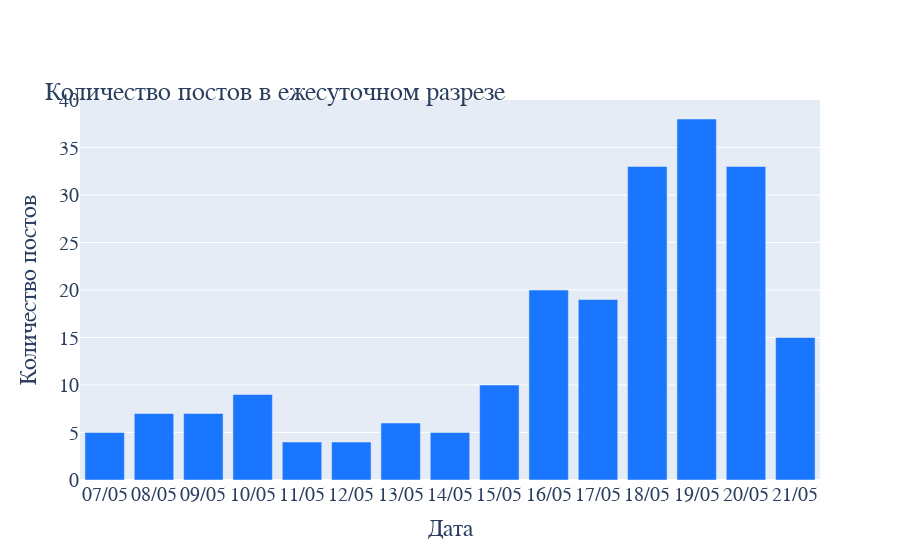

The code cell stored with this chart in its notebook:
### Code cell
dates = df_posts_in_interval['date'].dt.strftime('%d/%m')
topics_count = df_posts_in_interval['topic'] 
fig = go.Figure(data=[
    go.Bar(x=dates, y=topics_count, marker_color = 'rgb(26, 118, 255)')])

fig.update_layout(
    font=dict(family='Courier New, monospace', size=20),
    xaxis_title='Дата',
    yaxis_title='Количество постов',
    title=dict(text="Количество постов в ежесуточном разрезе", font=dict(size=26), automargin=True, yref='paper')
)
save_diagram(fig, 'общее_количество_постов_в_день')
fig.show()

### Figure 1 — Plotly figure (JSON) as saved in the notebook; plotly's stock layout.template omitted (floating-point values rounded to 4 significant figures)
{"data": [{"marker": {"color": "rgb(26, 118, 255)"}, "type": "bar", "x": ["07/05", "08/05", "09/05", "10/05", "11/05", "12/05", "13/05", "14/05", "15/05", "16/05", "17/05", "18/05", "19/05", "20/05", "21/05"], "y": [5, 7, 7, 9, 4, 4, 6, 5, 10, 20, 19, 33, 38, 33, 15]}], "layout": {"font": {"family": "Courier New, monospace", "size": 20}, "title": {"automargin": true, "font": {"size": 26}, "text": "Количество постов в ежесуточном разрезе", "yref": "paper"}, "xaxis": {"title": {"text": "Дата"}}, "yaxis": {"title": {"text": "Количество постов"}}}}
